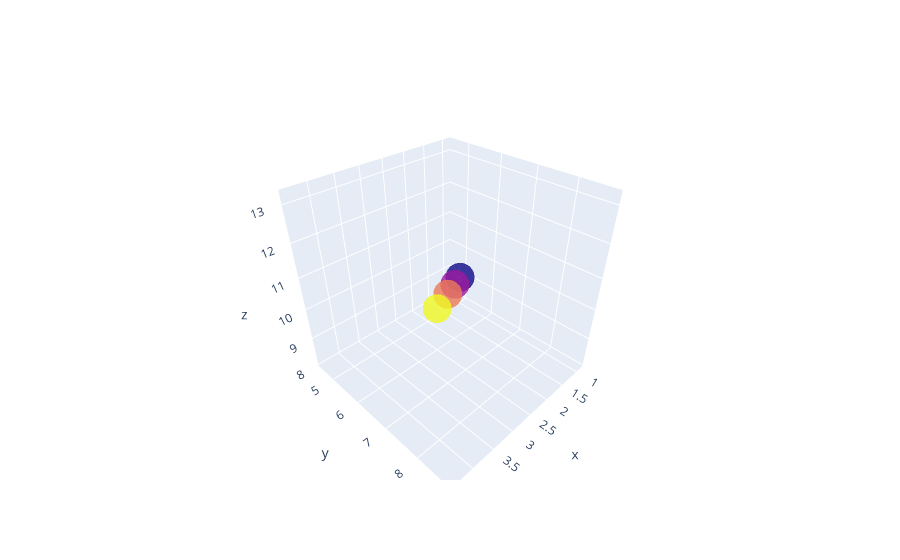

The notebook cell this image was saved under:
### Code cell
import plotly
x = [1, 2, 3, 4]
y = [5, 6, 7, 8]
z = [9, 10, 11, 12]
c = [13, 14, 15, 16]
ex = [0.1, 0.2, 0.3, 0.4]
ey = [0.5, 0.6, 0.7, 0.8]
ez = [0.9, 1.0, 1.1, 1.2]

fig = go.Figure(data=[go.Scatter3d(x=x, y=y, z=z, mode='markers', marker=dict(color=c, size=10, opacity=0.8), error_x=dict(array=ex, thickness=1, width=2), error_y=dict(array=ey, thickness=1, width=2), error_z=dict(array=ez, thickness=1, width=2))])
plotly.offline.iplot(fig)

### Figure 1 — Plotly figure (JSON) as saved in the notebook; plotly's stock layout.template omitted (floating-point values rounded to 4 significant figures)
{"data": [{"error_x": {"array": [0.1, 0.2, 0.3, 0.4], "thickness": 1, "width": 2}, "error_y": {"array": [0.5, 0.6, 0.7, 0.8], "thickness": 1, "width": 2}, "error_z": {"array": [0.9, 1, 1.1, 1.2], "thickness": 1, "width": 2}, "marker": {"color": [13, 14, 15, 16], "opacity": 0.8, "size": 10}, "mode": "markers", "type": "scatter3d", "x": [1, 2, 3, 4], "y": [5, 6, 7, 8], "z": [9, 10, 11, 12]}], "layout": {"autosize": true, "scene": {"aspectmode": "auto", "aspectratio": {"x": 1.0, "y": 1.0, "z": 1.0}}}}
